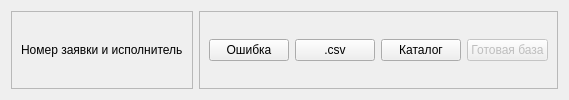
     <widget class="QWidget" name="header" native="true">
      <property name="sizePolicy">
       <sizepolicy hsizetype="Minimum" vsizetype="Minimum">
        <horstretch>0</horstretch>
        <verstretch>0</verstretch>
       </sizepolicy>
      </property>
      <property name="maximumSize">
       <size>
        <width>1000</width>
        <height>1000</height>
       </size>
      </property>
      <layout class="QHBoxLayout" name="horizontalLayout">
       <item>
        <widget class="QFrame" name="frame_2">
         <property name="frameShape">
          <enum>QFrame::StyledPanel</enum>
         </property>
         <property name="frameShadow">
          <enum>QFrame::Raised</enum>
         </property>
         <layout class="QVBoxLayout" name="verticalLayout_2">
          <item>
           <widget class="QLabel" name="label">
            <property name="text">
             <string>Номер заявки и исполнитель</string>
            </property>
           </widget>
          </item>
         </layout>
        </widget>
       </item>
       <item alignment="Qt::AlignRight">
        <widget class="QFrame" name="frame">
         <property name="frameShape">
          <enum>QFrame::StyledPanel</enum>
         </property>
         <property name="frameShadow">
          <enum>QFrame::Raised</enum>
         </property>
         <layout class="QHBoxLayout" name="horizontalLayout_3">
          <item>
           <widget class="QPushButton" name="pushButton_2">
            <property name="text">
             <string>Ошибка</string>
            </property>
           </widget>
          </item>
          <item>
           <widget class="QPushButton" name="csv_Button">
            <property name="sizePolicy">
             <sizepolicy hsizetype="Fixed" vsizetype="Fixed">
              <horstretch>0</horstretch>
              <verstretch>0</verstretch>
             </sizepolicy>
            </property>
            <property name="text">
             <string>.csv</string>
            </property>
            <property name="iconSize">
             <size>
              <width>30</width>
              <height>30</height>
             </size>
            </property>
            <property name="autoExclusive">
             <bool>false</bool>
            </property>
           </widget>
          </item>
          <item>
           <widget class="QPushButton" name="katalog_Button">
            <property name="text">
             <string>Каталог</string>
            </property>
           </widget>
          </item>
          <item>
           <widget class="QPushButton" name="Autohelper">
            <property name="enabled">
             <bool>false</bool>
            </property>
            <property name="text">
             <string>Готовая база</string>
            </property>
           </widget>
          </item>
         </layout>
        </widget>
       </item>
      </layout>
     </widget>
